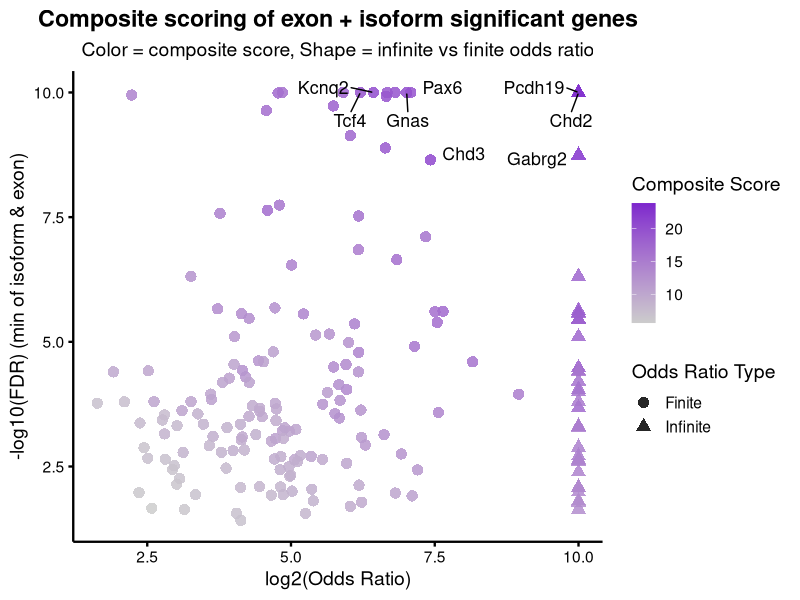
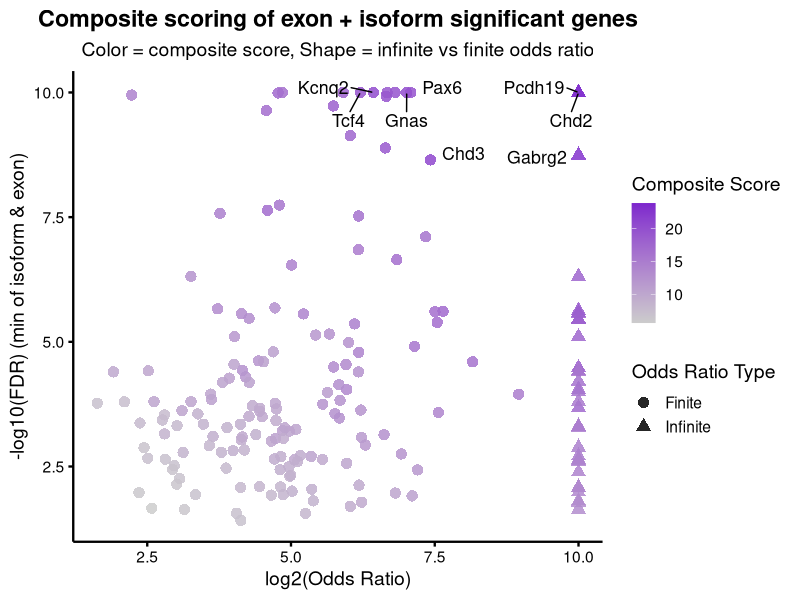

These charts were generated, in order, by the following R code:
library(ggplot2)
library(ggrepel)
library(readr)
library(dplyr)

# 1. Load the ranked data
ranked <- read_csv("intersected_non_overlapping_genes_ranked_by_composite_score.csv", show_col_types = FALSE)

# 2. Compute -log10(min FDR), log2(odds ratio), and flag infinite ORs
ranked <- ranked %>%
  mutate(
    is_infinite = is.infinite(odds_ratio),
    odds_ratio_capped = ifelse(is_infinite, 1024, odds_ratio),
    log2_odds_ratio = pmin(log2(odds_ratio_capped + 1e-6), 10),
    min_fdr = pmin(isoform_fdr, exon_fdr),
    neg_log10_min_fdr = -log10(min_fdr + 1e-10)
  )

# 3. Get top 10 by composite score
top10 <- ranked %>% slice_max(order_by = composite_score, n = 10)

# 4. Create base plot (color = composite_score, shape = infinite flag)
whole_plot <- ggplot(ranked, aes(x = log2_odds_ratio, y = neg_log10_min_fdr,
                                 color = composite_score, shape = is_infinite)) +
  geom_point(size = 3.5, alpha = 0.85) +
  scale_color_gradient(low = "gray80", high = "purple3") +
  scale_shape_manual(
    values = c("FALSE" = 16, "TRUE" = 17),
    labels = c("FALSE" = "Finite", "TRUE" = "Infinite")
  ) +
  labs(
    title = "Composite scoring of exon + isoform significant genes",
    subtitle = "Color = composite score, Shape = infinite vs finite odds ratio",
    x = "log2(Odds Ratio)",
    y = "-log10(FDR) (min of isoform & exon)",
    color = "Composite Score",
    shape = "Odds Ratio Type"
  ) +
  theme_minimal(base_size = 14) +
  theme(
    panel.grid = element_blank(),
    axis.line = element_line(color = "black", linewidth = 0.8),
    axis.ticks = element_line(color = "black", linewidth = 0.8),
    axis.text = element_text(color = "black"),
    axis.title = element_text(color = "black"),
    plot.title = element_text(hjust = 0.5, face = "bold"),
    plot.subtitle = element_text(hjust = 0.5)
  ) +
  geom_text_repel(data = top10, aes(label = gene_name),
                  size = 4.5, color = "black", box.padding = 0.5)

# 5. Remove shape legend if all ORs are finite
if (!any(ranked$is_infinite)) {
  whole_plot <- whole_plot + guides(shape = "none")
}

# 6. Save and show plot
ggsave("multiparameter_non_overlapping_gene_scoring_plot_with_shapes.pdf", plot = whole_plot, width = 10, height = 6, dpi = 300)
print(whole_plot)
